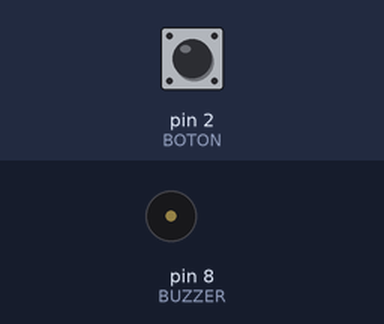
Simulated run of this sketch. Board: Arduino Uno, built with avr-gcc and run on an emulated ATmega328P. Shown: buzzer (waves = sounding). The test bench sets the inputs (shaded band); at power-on: pin 2 (BOTON) LOW.

Above: at 1.2 s.
1.3 s: pin 2 (BOTON) pulled HIGH for 0.15 s
At 3.6 s:
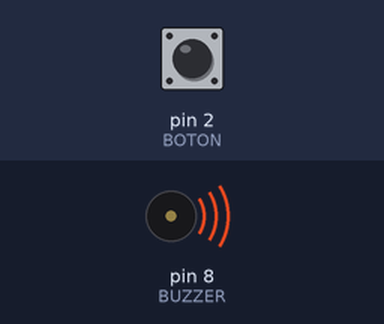
Timing chart, 0 to 10.4 s (numbered marks = the images above; inputs shaded):
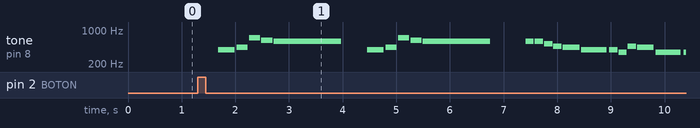

Measured:
- after the input at 1.3 s, tone on pin 8 (BUZZER): plays 392 Hz for 0.31 s, 440 Hz for 0.21 s, 699 Hz for 0.21 s, 622 Hz for 0.21 s, 587 Hz for 1.3 s, 392 Hz for 0.31 s … (22 notes in this stretch), starting after 0.38 s

The sketch:

disturbing_the_peace_arduino_buzzer.ino
```cpp
const int BUZZER = 8;
const int BOTON  = 2;

#define Gs3 294
#define A3  311  // La3
#define B3  349  // Si3
#define B4  699  // Si4
#define A4  622  // La4
#define Cs4 392  // do sostenido
#define Ds4 440  // re sostenido
#define E4  467  // mi
#define Fs4 523  // fa sostenido
#define Gs4 587  // sol sostenido
#define R   0    // silencio
//por si estas leyendo el codigo, holaaa :D, soy Iker, buscame en instagram como Sellodegarantiaa

const int BPM = 168;
const int MS_TICK = 60000 / (BPM * 12);

struct Nota { int f; int t; };

const Nota melodia[] = {
  // compases 25-26
  {R,12},{Cs4,12},{Ds4,8},{B4,8},{A4,8},
  {Gs4,48},
  // 27-28
  {R,12},{Cs4,12},{Ds4,8},{B4,8},{A4,8},
  {Gs4,48},
  // 29
  {R,12},{R,6},{Gs4,6},{Gs4,6},{Fs4,6},{E4,6},{Ds4,12},
  // 30-32
  {Cs4,18},{Cs4,6},{B3,6},{E4,6},{Ds4,12},
  {B3,18},{B3,12},{A3,12},
  {Gs3,48},
  // 33
  {R,12},{Cs4,6},{Ds4,8},{B4,8},{A4,8},
  // 34-36
  {Gs4,48},
  {R,12},{Cs4,12},{Ds4,12},{Gs4,12},
  {Fs4,30},{E4,6},{Ds4,6},
  // 37
  {E4,48},
  // 38-41
  {R,12},{R,6},{Cs4,6},{Cs4,6},{Ds4,12},{E4,12},
  {R,6},{E4,6},{E4,12},{Fs4,12},
  {Gs4,12},{R,12},{Cs4,24},
  {E4,24},{Fs4,24},
  // 42-44
  {Ds4,96},
  {Cs4,48},
};
const int TOTAL = sizeof(melodia) / sizeof(melodia[0]);

void setup() {
  pinMode(BOTON, INPUT);
  pinMode(BUZZER, OUTPUT);
}

void loop() {
  if (digitalRead(BOTON) == HIGH) {
    delay(30);
    if (digitalRead(BOTON) == HIGH) {
      tocar();
      while (digitalRead(BOTON) == HIGH);
    }
  }
}

void tocar() {
  for (int i = 0; i < TOTAL; i++) {
    int dur = melodia[i].t * MS_TICK;
    if (melodia[i].f == R) {
      noTone(BUZZER);
      delay(dur);
    } else {
      tone(BUZZER, melodia[i].f);
      delay(dur * 0.9);
      noTone(BUZZER);
      delay(dur * 0.1);
    }
  }
  noTone(BUZZER);
}
```
